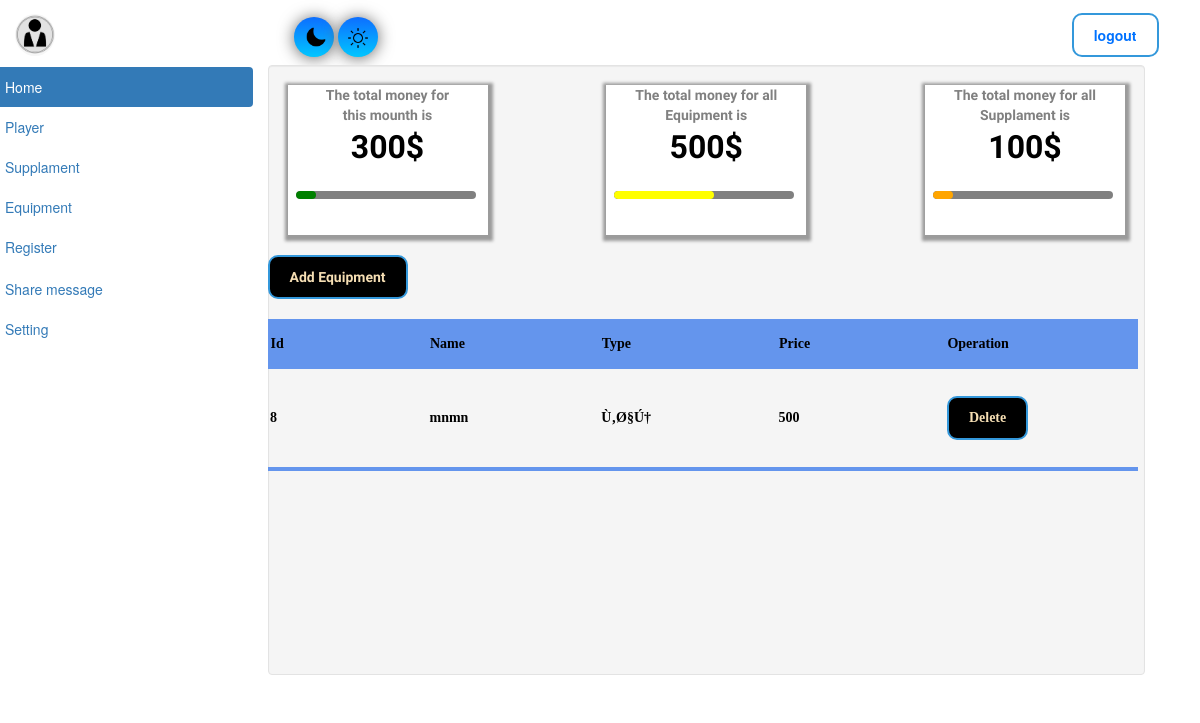
/equ.php (signed in), run on the app's committed database.
### tables this page shows
CREATE TABLE IF NOT EXISTS `crud6` (
  `id` int(11) NOT NULL AUTO_INCREMENT,
  `name` varchar(200) NOT NULL,
  `type` varchar(200) NOT NULL,
  `prise` int(200) NOT NULL,
  PRIMARY KEY (`id`)
);

### equ.php (the view, shortened to what this page needs)
<?php
include "db.connection.php";
$sql="select id from `crud2`";
$result=mysqli_query($con,$sql);
$row=mysqli_num_rows($result);
$query = "SELECT * FROM `crud5`";
$query_run = mysqli_query($con,$query);
$qty= 0;
while ($num = mysqli_fetch_assoc ($query_run)) {
    $qty += $num['prise'];
}
$sql1 = "SELECT * FROM `crud6`";
$query_run1 = mysqli_query($con,$sql1);
$qty1= 0;
while ($num1 = mysqli_fetch_assoc ($query_run1)) {
    $qty1 += $num1['prise'];}
?>
<!DOCTYPE html>
<html lang="en">
<head>
<link href="//netdna.bootstrapcdn.com/bootstrap/3.0.0/css/bootstrap.min.css" rel="stylesheet" id="bootstrap-css">
</head>
<body id="bod">
<nav>
 </i ><img style="width: 40px; border-radius:50%; position:relative; left: 15px; bottom:9px;" src="pp.jpg" alt="">
 <a ><i class="fa fa-pencil fa-fw"></i></a> <button style="position:relative;left:250px; bottom:7px;" class="btn" onclick="dark()"><img width="20px" height="20px" src="night-mode.png" alt=""></button>
 <a ><i class="fa fa-pencil fa-fw"></i></a> <button style="position:relative;left:250px; bottom:7px;" class="btn1" onclick="light()"><img width="20px" height="20px" src="brightness.png" alt=""></button>
        <a href="logout.php"><button class="sub" style="position:relative;left: 940px; bottom:7px; ">logout</button></a>
    </nav>
<div class="container">
    <div class="row">
        <div class="col-md-3">
            <ul class="nav nav-pills nav-stacked">
                <li class="active"><a href="admin.php"><i class="fa fa-home fa-fw"></i>Home</a></li>
                <ul class="nav nav-pills nav-stacked">
                <li  onclick="jkk()" id="pp"><a href="#"><i class="fa fa-list-alt fa-fw"></i>Player</a></li>
                </ul>
                <ul class="nav nav-pills nav-stacked">
                <li onclick="supp()" id="ppp"><a href="#><i class="fa fa-file-o fa-fw"></i>Supplament</a></li>
                </ul>
                <ul class="nav nav-pills nav-stacked">
                <li onclick="equ()" id="pppp"><a href="#"><i class="fa fa-bar-chart-o fa-fw"></i>Equipment</a></li>
                </ul>
                <li><a href="register2.php"><i class="fa fa-table fa-fw"></i>Register</a></li>
                <li><a href="message.php"><i class="fa fa-table fa-fw"></i>Share message</a></li>
                <ul  class="nav nav-pills nav-stacked" >
                <li  id="set"><a href="#">Setting<i class="fa fa-pencil fa-fw"></i></a></li>
                </ul>
            </ul>
        </div>
        <div class="col-md-9 well">
            <div style=" overflow: hidden; text-align:center; color:grey;   font-weight: bold;
    box-shadow: 1px 2px 3px 4px rgba(20,20,20,0.4);width: 200px; height: 150px; background:white; margin:auto; float:left; ">The total money for <br> this mounth is  <br><span><?php echo $row*30 ?>$</span>          <div style=" overflow: hidden;position:relative; left: 8px; top: 20px; height: 8px; width: 180px; background:grey; border-radius:10px; "><div style="height: 8px; width:<?php echo $row*2; ?>px; background:green; border-radius:10px; "></div> </div></div>
            <div style=" overflow: hidden; text-align:center; color:grey;   font-weight: bold;
    box-shadow: 1px 2px 3px 4px rgba(20,20,20,0.4);width: 200px; height: 150px; background:white; margin:auto; float:right; "> The total money for all Supplament is <br> <span><?php echo $qty;?>$</span>          <div style="overflow: hidden; position:relative; left: 8px; top: 20px;height: 8px; width: 180px; background:grey; border-radius:10px; "><div style="height: 8px; width:<?php echo $qty/5; ?>px; background:orange; border-radius:10px; "></div> </div> </div>
            <div style=" overflow: hidden; text-align:center; color:grey;   font-weight: bold;
    box-shadow: 1px 2px 3px 4px rgba(20,20,20,0.4);width: 200px; height: 150px; background:white;  margin:auto;  " >  The total money for all <br> Equipment is <br> <span><?php echo $qty1; ?>$</span>           <div style="overflow: hidden; position:relative; left: 8px; top: 20px;height: 8px; width: 180px; background:grey; border-radius:10px; "><div style="height: 8px; width:<?php echo $qty1/5; ?>px; background:yellow; border-radius:10px; "></div> </div></div> <br>
<div  style=" overflow: auto;"  class="mhamad">
<a style="text-decoration:none;" href="addQ.php"><button class="subb">Add Equipment</button></a><br>
<table class="styled-table">
  <thead   >
    <tr   class="active-row">
      <th  scope="col">Id</th>
      <th  scope="col">Name</th>
      <th  scope="col">Type</th>
      <th  scope="col">Price</th>
      <th   scope="col">Operation</th>
    </tr>
    <br>
  </thead>
  <tbody style="height: 100px; overflow: auto">
  <?php
include "db.connection.php";
$sql="SELECT * FROM `crud6`";
$result=mysqli_query($con,$sql);
if($result){
while ($row=mysqli_fetch_assoc($result)) {
    $id=$row['id'];
    $name=$row['name'];
    $type=$row['type'];
    $prise=$row['prise'];
    echo ' <tr style="padding-left:10px;">
    <th scope="row">'.$id.'</th>
    <td>'.$name.'</td>
    <td>'.$type.'</td>
    <td>'.$prise.'</td>
    <td>  <a style="text-decoration:none;" href="deletq.php? eq='.$id.'"><button class="subb">Delete</button></a>
    </td>
  </tr>';
}
}
?>
  </tbody>
</table>
</div>
</div>
</body>
</html>

### equ.php (style rules this page uses)
* { margin:0; }
body { margin-top:20px; }
.container { position: relative; right: 40px; }
.btn { height: 40px; width: 40px; background: #00c6ff ; background-image: -webkit-linear-gradient(top, #0d6eff, #00c6ff); background-image: -moz-linear-gradient(top, #0d6eff, #00c6ff); background-image: -ms-linear-gradient(top, #0d6eff, #00c6ff); background-image: -o-linear-gradient(top, #0d6eff, #00c6ff); background-image: linear-gradient(to bottom, #0d6eff, #00c6ff); border-radius:50%; -webkit-box-shadow: 0px 1px 16px #666666; -moz-box-shadow: 0px 1px 16px #666666; box-shadow: 0px 1px 16px #666666; font-family: Georgia; color: #ffffff; font-size: 5px; border: solid #000dff 0px; text-decoration: none; }
.btn1 { height: 40px; width: 40px; background: #00c6ff; background-image: -webkit-linear-gradient(top, #0d6eff, #00c6ff); background-image: -moz-linear-gradient(top, #0d6eff, #00c6ff); background-image: -ms-linear-gradient(top, #0d6eff, #00c6ff); background-image: -o-linear-gradient(top, #0d6eff, #00c6ff); background-image: linear-gradient(to bottom, #0d6eff, #00c6ff); border-radius:50%; -webkit-box-shadow: 0px 1px 16px #666666; -moz-box-shadow: 0px 1px 16px #666666; box-shadow: 0px 1px 16px #666666; font-family: Georgia; color: #ffffff; font-size: 15px; border: solid #000dff 0px; text-decoration: none; }
.col-md-9 { font-family: 'Smooch Sans', sans-serif; font-weight: bold; color:black; }
.mhamad { width: 870px; margin:0; padding:0; height: 400px; position: relative; right:20px; }
tr:nth-child(odd) { color: black; }
table thead tr { margin:0; padding:0; color: black; padding: 3px; height: 50px; position: sticky; top: 0; z-index: 1; width: 25vw; background: none; }
table thead th { margin:0; padding:0; color: black; padding: 3px; height: 50px; position: sticky; top: 0; z-index: 1; width: 25vw; background: none; }
table { font-family: "Fraunces", serif; font-size: 100%; white-space: nowrap; border: none; border-collapse: separate; border-spacing: 0; table-layout: fixed; }
.styled-table thead tr { width:100%; background-color: #6495ED; color: #ffffff; text-align: left; }
.styled-table tbody tr { border-bottom: 1px solid #dddddd; }
.styled-table tbody tr:last-of-type { border-bottom: 4px solid #6495ED;; }
.subb { color:wheat; padding: 10px 20px; border: 2px solid #3498db; background: black; backdrop-filter: blur(4.0px); -webkit-backdrop-filter: blur(4.0px); font-weight: bold; cursor: pointer; border-radius: 10px; }
.sub { color:#0072ff; padding: 10px 20px; border: 2px solid #3498db; background: none; backdrop-filter: blur(4.0px); -webkit-backdrop-filter: blur(4.0px); font-weight: bold; cursor: pointer; border-radius: 10px; }
span { color:black; font-size:32px; }
table { text-align: left; position: relative; border-collapse: collapse; }
th, td { padding: 0.25rem; }
.sub { color: padding: 5px 10px; border: 2px solid #3498db; background: none; backdrop-filter: blur(4.0px); -webkit-backdrop-filter: blur(4.0px); font-weight: bold; cursor: pointer; border-radius: 10px; }

### data on the page
crud6: id "8", name "mnmn", type "Ù‚Ø§Ú†", prise "500"

### other printed values
$row*30 "300"
$qty "100"
$qty1 "500"
